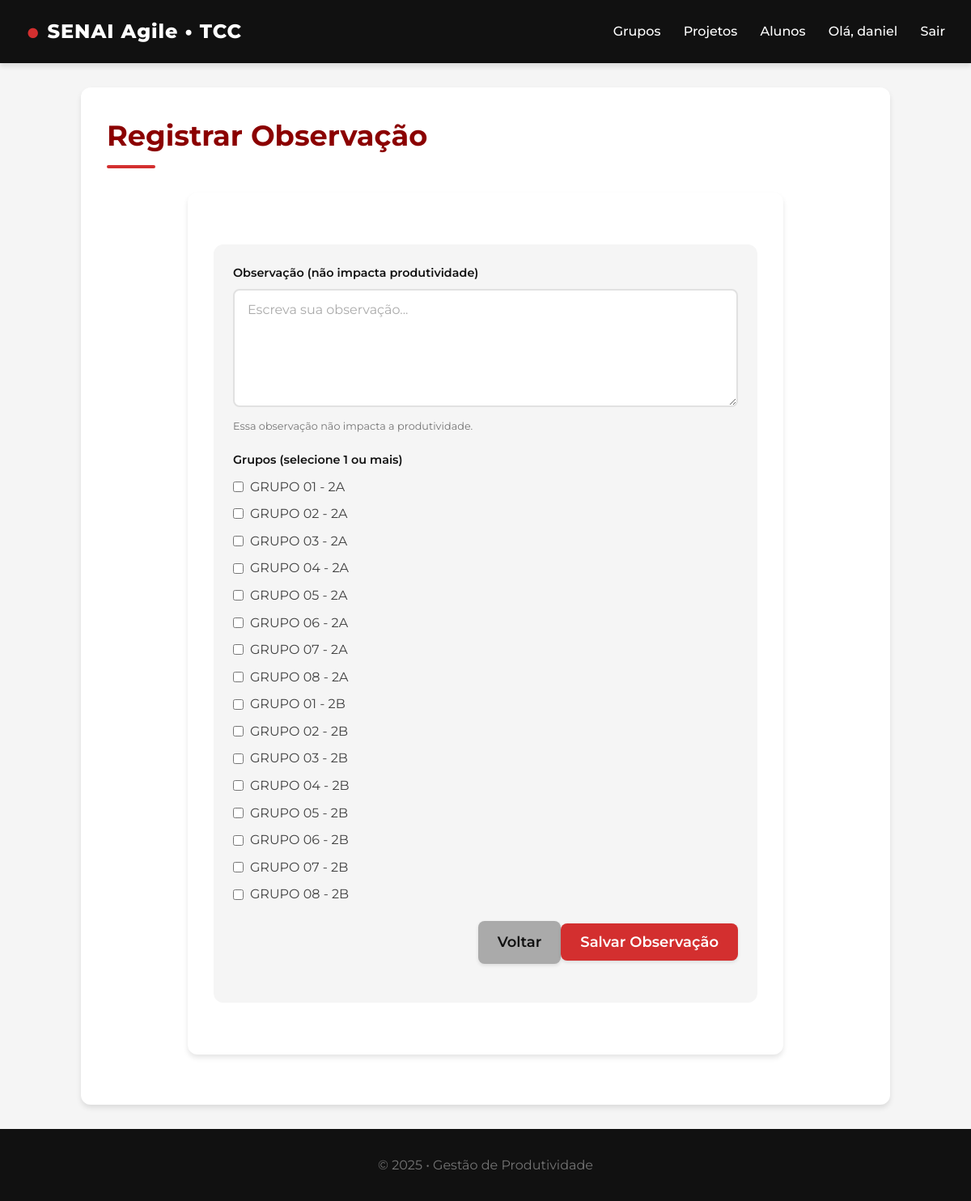
The app's page /produtividade/observacoes/nova/ (signed in), older data.
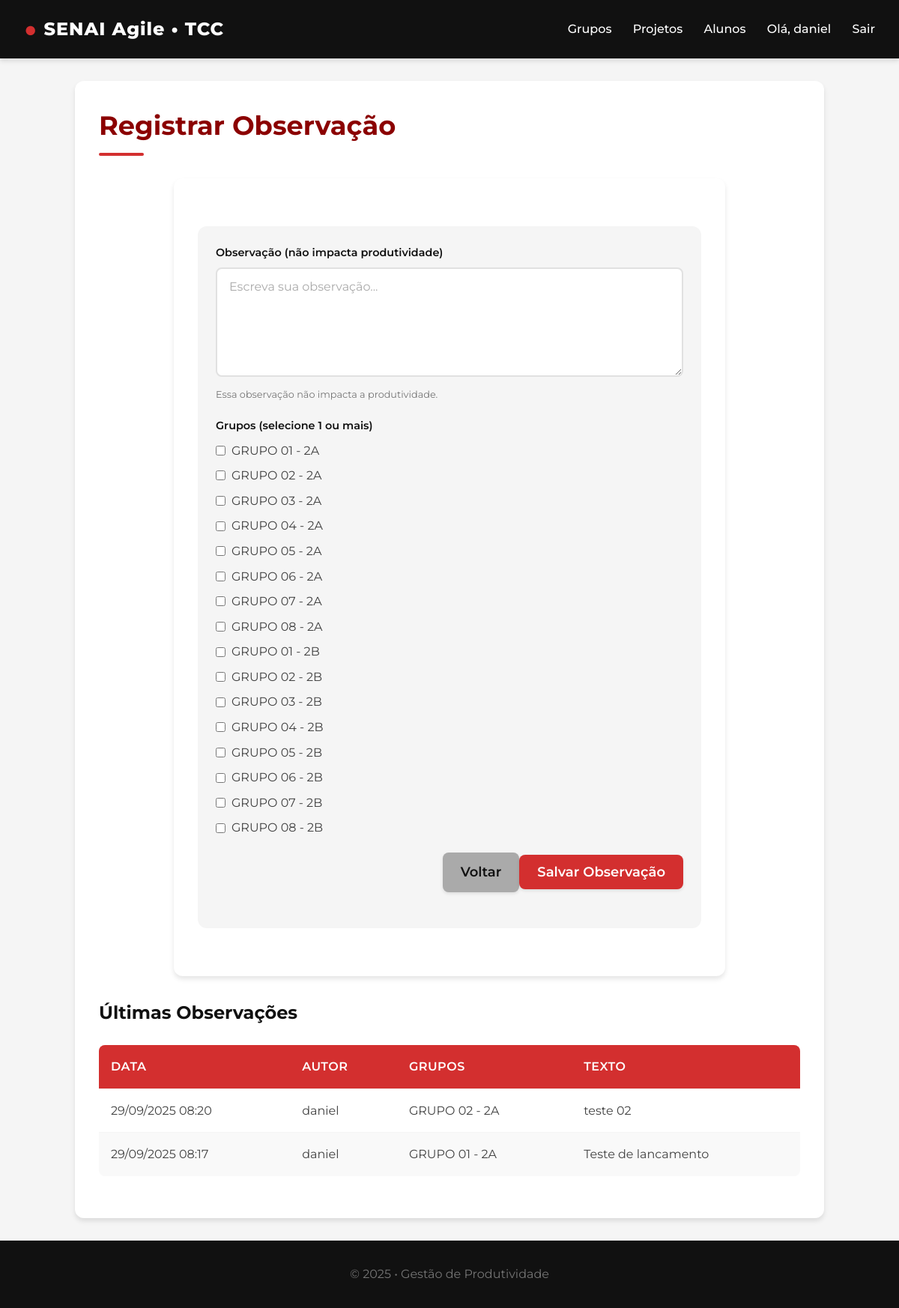
The same page, newer data.
### produtividade/models.py (models this page shows, shortened)
class Group(models.Model):
    nome = models.CharField(max_length=100)
    descricao = models.TextField(blank=True)
    def __str__(self):
        return self.nome

class TextNote(models.Model):
    grupos = models.ManyToManyField('produtividade.Group', related_name='text_notes')
    texto = models.TextField('Observação')
    criado_em = models.DateTimeField(auto_now_add=True)
    autor = models.ForeignKey(
        settings.AUTH_USER_MODEL, null=True, blank=True, on_delete=models.SET_NULL
    )
    class Meta:
        ordering = ['-criado_em']

### produtividade/views.py (the view)
# urls.py: path('observacoes/nova/', views.text_note_create, name='text_note_create'),
@login_required
def text_note_create(request):
    if request.method == 'POST':
        form = TextNoteForm(request.POST)
        if form.is_valid():
            note = form.save(commit=False)
            note.autor = request.user
            note.save()
            form.save_m2m()
            messages.success(request, 'Observação registrada com sucesso.')
            return redirect('produtividade:text_note_create')
    else:
        form = TextNoteForm()
    notes = TextNote.objects.select_related('autor').prefetch_related('grupos')[:20]
    return render(request, 'produtividade/text_note_form.html', {'form': form, 'notes': notes})

### produtividade/forms.py
class TextNoteForm(forms.ModelForm):
    class Meta:
        model = TextNote
        fields = ['grupos', 'texto']
        widgets = {
            'grupos': forms.CheckboxSelectMultiple(attrs={'class': 'checkbox-list'}),
            'texto': forms.Textarea(attrs={
                'rows': 6, 'placeholder': 'Escreva sua observação...',
                'class': 'input-field'
            }),
        }
        labels = {
            'grupos': 'Grupos (selecione 1 ou mais)',
            'texto': 'Observação (não impacta produtividade)',
        }

### produtividade/templates/produtividade/text_note_form.html (shortened to what this page needs)
{% extends 'produtividade/base.html' %}
{% block content %}
<h1>Registrar Observação</h1>
<div class="container">
  <form method="post" class="form-section">
    <div class="input-group">
      <label class="input-label" for="{{ form.texto.id_for_label }}">
        {{ form.texto.label }}
      </label>
      {{ form.texto }}
      <small class="input-helper">Essa observação não impacta a produtividade.</small>
    </div>
    <div class="input-group">
      <label class="input-label">{{ form.grupos.label }}</label>
      <div>
        {% for checkbox in form.grupos %}
          <label class="checkbox-group" style="display:flex;align-items:center;margin-bottom:8px;">
            {{ checkbox.tag }}
            <span class="checkbox-label" style="margin-left:8px;">{{ checkbox.choice_label }}</span>
          </label>
        {% endfor %}
      </div>
    </div>
    <div class="list-header" style="justify-content:flex-end; margin-top:12px;">
      <a href="javascript:history.back()" class="btn">Voltar</a>
      <button type="submit" class="btn primary">Salvar Observação</button>
    </div>
  </form>
</div>
{% if notes %}
  <h2 style="margin-top:24px;">Últimas Observações</h2>
  <table class="table">
    <thead><tr><th>Data</th><th>Autor</th><th>Grupos</th><th>Texto</th></tr></thead>
    <tbody>
      {% for n in notes %}
        <tr>
          <td>{{ n.criado_em|date:"d/m/Y H:i" }}</td>
          <td>{{ n.autor|default:"-" }}</td>
          <td>
            {% for g in n.grupos.all %}{{ g.nome }}{% if not forloop.last %}, {% endif %}{% endfor %}
          </td>
          <td>{{ n.texto }}</td>
        </tr>
      {% endfor %}
    </tbody>
  </table>
{% endif %}
{% endblock %}

Row changes from the older to the newer data that the page shows:
added TextNote: criado_em "29/09/2025 08:20", autor "daniel", texto "teste 02", Group (nome "GRUPO 02 - 2A")
added TextNote: criado_em "29/09/2025 08:17", autor "daniel", texto "Teste de lancamento", Group (nome "GRUPO 01 - 2A")
Text that changed along with them:
text now shown: "Últimas Observações DATA AUTOR GRUPOS TEXTO"
